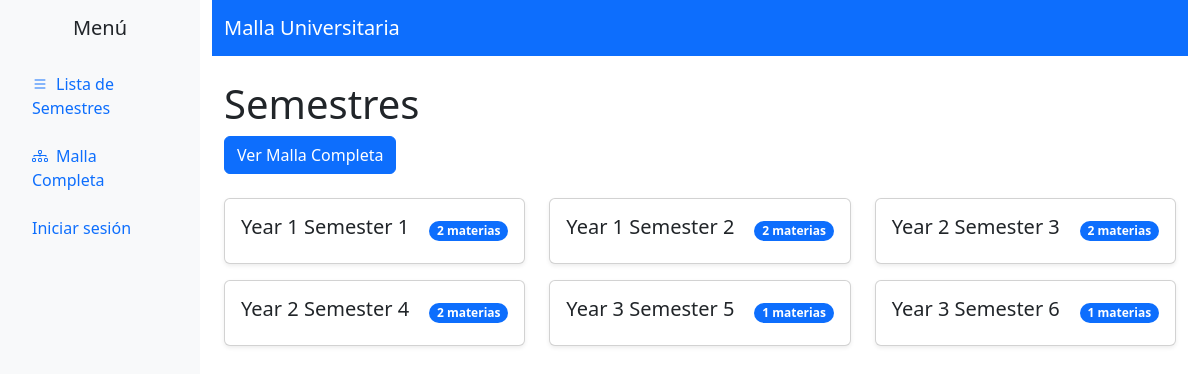
Page /malla/semesters/ on the earlier database version.
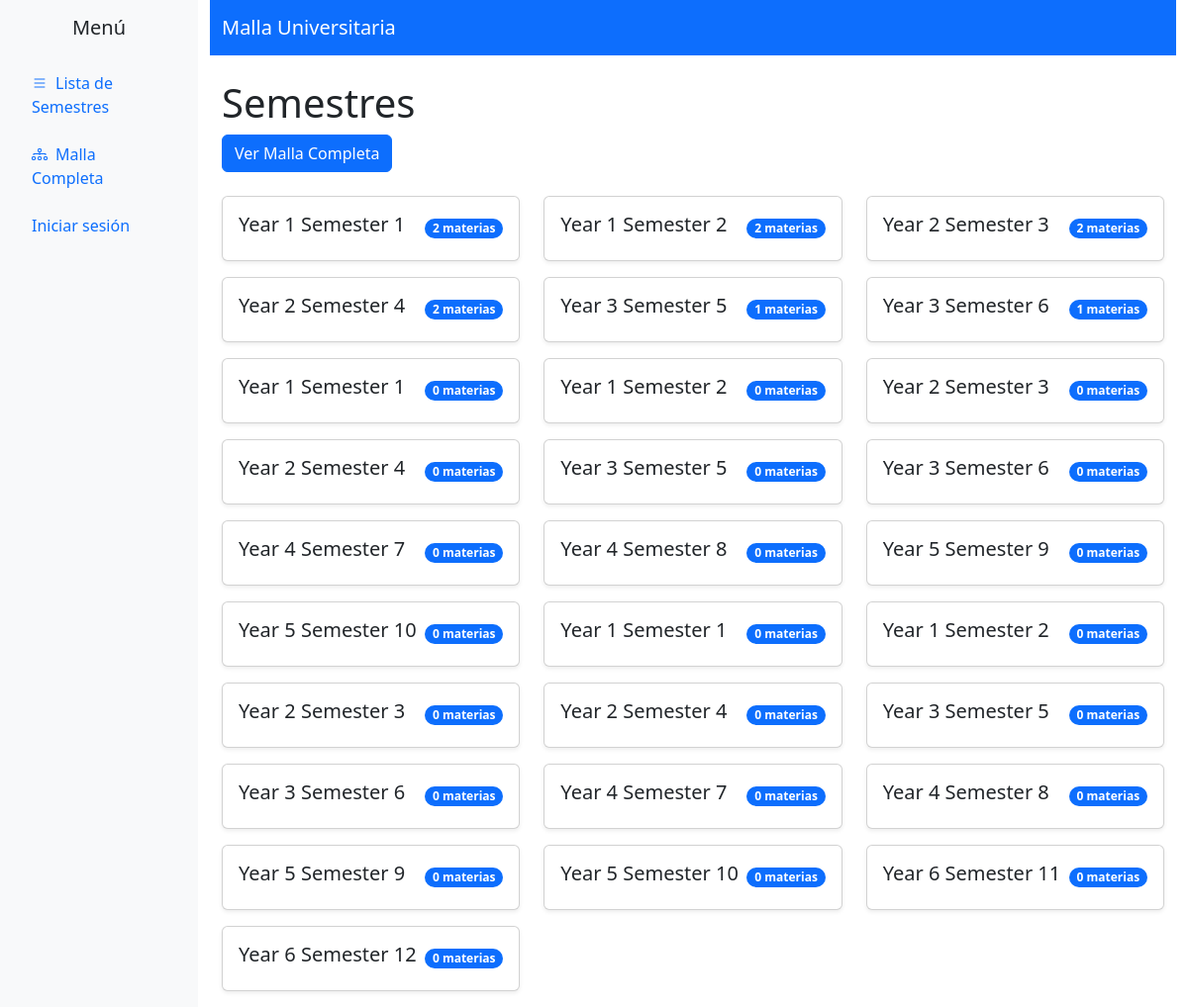
Same page on the later database version.
### malla/models.py (models this page shows, shortened)
class Semester(models.Model):
    name = models.CharField(max_length=100)
    prev_semester = models.ForeignKey('self', on_delete=models.SET_NULL, null=True, blank=True, related_name='next_semester_rel')
    next_semester = models.ForeignKey('self', on_delete=models.SET_NULL, null=True, blank=True, related_name='prev_semester_rel')
    objects = models.Manager()  # Manager por defecto
    lista_objects = SemesterListaManager()  # Manager con listas doblemente enlazadas

### malla/views.py (the view)
# urls.py: path('semesters/', views.semester_list, name='semester_list'),
def semester_list(request):
    isSuperUser = request.session.get("isSuperUser")
    isLogged = request.session.get("isLogged")
    semesters = Semester.lista_objects.all_as_lista()
    return render(request, 'malla/semester_list.html', {'semesters': semesters, 'isSuperUser': isSuperUser, 'isLogged': isLogged})

### malla/estructura/django_lista.py (called while the page is built)
    def from_queryset(self, queryset):
        for modelo in queryset:
            self.insertar_final(modelo)
        return self

    def insertar_final(self, modelo_django):
        nuevo_nodo = NodoDjango(modelo_django)
        if self.inicio is None:
            self.final = nuevo_nodo
            self.inicio = nuevo_nodo
        else:
            nuevo_nodo.anterior = self.final
            self.final.siguiente = nuevo_nodo
            self.final = nuevo_nodo
        self.size += 1

    def __iter__(self):
        actual = self.inicio
        while actual:
            yield actual.modelo
            actual = actual.siguiente

    def __len__(self):
        return self.size

### malla/managers.py (called while the page is built)
    def all_as_lista(self):
        queryset = self.get_queryset()
        lista = ListaDjangoDobleEnlace()
        return lista.from_queryset(queryset)

### malla/templates/malla/semester_list.html (shortened to what this page needs)
{% extends 'malla/base.html' %}
{% block content %}
<h1>Semestres</h1>
<div class="d-flex justify-content-between align-items-center mb-4">
    <a href="{% url 'malla:full_curriculum' %}" class="btn btn-primary">Ver Malla Completa</a>
</div>
{% if semesters %}
<div class="row">
    {% for semester in semesters %}
    <div class="col-md-6 col-lg-4 mb-3">
        <div class="card h-100 shadow-sm">
            <div class="card-body d-flex justify-content-between align-items-center">
                <a href="{% url 'malla:subject_list' semester.id %}" class="card-title h5 text-decoration-none">{{ semester.name }}</a>
                <span class="badge bg-primary rounded-pill">{{ semester.subjects.count }} materias</span>
            </div>
        </div>
    </div>
    {% endfor %}
</div>
{% else %}
<div class="alert alert-info" role="alert">
    No hay semestres disponibles. <a href="{% url 'malla:career_setup' %}">Configura tu carrera</a> para comenzar.
</div>
{% endif %}
{% endblock %}

### malla/templates/malla/base.html (shortened to what this page needs)
<!DOCTYPE html>
<html lang="en">
<head>
    <link href="https://cdn.jsdelivr.net/npm/bootstrap@5.3.0/dist/css/bootstrap.min.css" rel="stylesheet">
    <link rel="stylesheet" href="https://cdn.jsdelivr.net/npm/bootstrap-icons@1.10.0/font/bootstrap-icons.css">
</head>
<body>
<div class="container-fluid">
    <div class="row">
        <div class="col-md-2 bg-light p-3 min-vh-100">
            <h5 class="text-center mb-4">Menú</h5>
            <ul class="nav flex-column">
                <li class="nav-item mb-2">
                    <a class="nav-link" href="{% url 'malla:semester_list' %}"><i class="bi bi-list me-2"></i>Lista de Semestres</a>
                </li>
                <li class="nav-item mb-2">
                    <a class="nav-link" href="{% url 'malla:full_curriculum' %}"><i class="bi bi-diagram-3 me-2"></i>Malla Completa</a>
                </li>
                {% if not isLogged %}
                    <li class="nav-item mb-2">
                        <form method="post" action="{% url 'malla:login' %}">
                            <button class="nav-link" type="submit">Iniciar sesión</button>
                        </form>
                    </li>
                {% endif %}
            </ul>
        </div>
        <div class="col-md-10">
            <nav class="navbar navbar-expand-lg navbar-dark bg-primary mb-4">
                <div class="container-fluid">
                    <a class="navbar-brand" href="{% url 'malla:semester_list' %}">Malla Universitaria</a>
                </div>
            </nav>
            <div class="container">
                {% block content %}
                {% endblock %}
            </div>
        </div>
    </div>
</div>
</body>
</html>

Differences in the rows shown:
added Semester: name "Year 1 Semester 1", subjects.count "0"
added Semester: name "Year 1 Semester 2", subjects.count "0"
added Semester: name "Year 2 Semester 3", subjects.count "0"
added Semester: name "Year 2 Semester 4", subjects.count "0"
added Semester: name "Year 3 Semester 5", subjects.count "0"
added Semester: name "Year 3 Semester 6", subjects.count "0"
added Semester: name "Year 4 Semester 7", subjects.count "0"
added Semester: name "Year 4 Semester 8", subjects.count "0"
added Semester: name "Year 5 Semester 9", subjects.count "0"
added Semester: name "Year 5 Semester 10", subjects.count "0"
added Semester: name "Year 1 Semester 1", subjects.count "0"
added Semester: name "Year 1 Semester 2", subjects.count "0"
added Semester: name "Year 2 Semester 3", subjects.count "0"
added Semester: name "Year 2 Semester 4", subjects.count "0"
added Semester: name "Year 3 Semester 5", subjects.count "0"
added Semester: name "Year 3 Semester 6", subjects.count "0"
added Semester: name "Year 4 Semester 7", subjects.count "0"
added Semester: name "Year 4 Semester 8", subjects.count "0"
added Semester: name "Year 5 Semester 9", subjects.count "0"
added Semester: name "Year 5 Semester 10", subjects.count "0"
added Semester: name "Year 6 Semester 11", subjects.count "0"
added Semester: name "Year 6 Semester 12", subjects.count "0"
